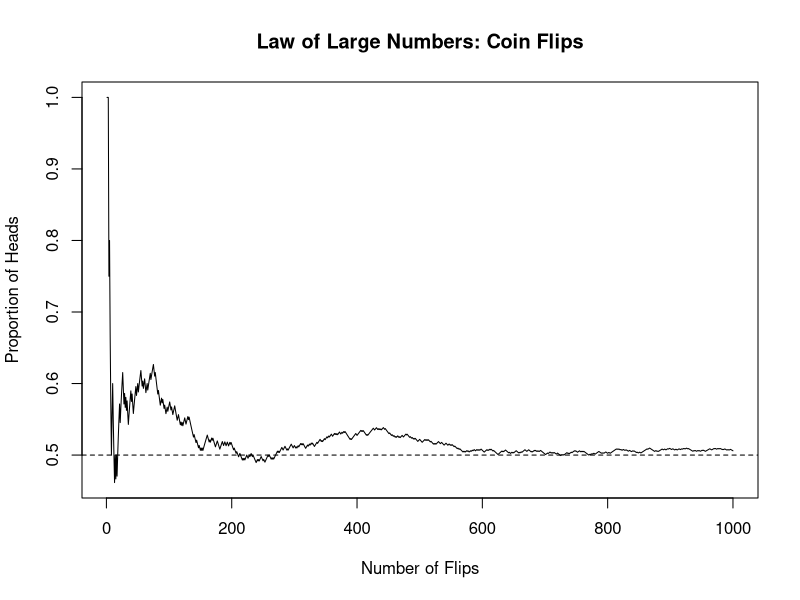

The R source for this figure:
## ---- chunk 1
# Simulasi lempar koin untuk menunjukkan pola jangka panjang
set.seed(123)
n_flips <- 1000
flips <- sample(c("Head", "Tail"), n_flips, replace = TRUE)

# Proporsi Head secara kumulatif
cumulative_heads <- cumsum(flips == "Head")
cumulative_prop <- cumulative_heads / (1:n_flips)

# Plot konvergensi ke 0.5
plot(1:n_flips, cumulative_prop, type = "l",
     xlab = "Number of Flips", 
     ylab = "Proportion of Heads",
     main = "Law of Large Numbers: Coin Flips")
abline(h = 0.5, lty = 2)
## ---- chunk 2
# Ruang sampel berdasarkan jumlah Head
S1 <- c("0 Head", "1 Head", "2 Head")
print(S1)
## ---- chunk 3
# Ruang sampel berdasarkan urutan
S2 <- c("HH", "HT", "TH", "TT")
print(S2)
## ---- chunk 4
# Contoh: Password 3 digit (0-9) dan 2 huruf (A-Z)
digit_choices <- 10
letter_choices <- 26
total_passwords <- digit_choices^3 * letter_choices^2
print(paste("Total passwords:", format(total_passwords, scientific = FALSE)))
## ---- chunk 5
# Fungsi helper
permutation <- function(n, k) factorial(n) / factorial(n - k)
combination <- function(n, k) factorial(n) / (factorial(k) * factorial(n - k))

# Contoh: Memilih 3 mahasiswa dari 10 untuk menjadi ketua, wakil, sekretaris
print(paste("Permutasi (urutan penting):", permutation(10, 3)))
print(paste("Kombinasi (urutan tidak penting):", combination(10, 3)))
## ---- chunk 6
# Visualisasi dengan R (sederhana)
# Koin 1: A atau G
# Koin 2: A atau G
hasil_2_koin <- expand.grid(Koin1 = c("A", "G"), 
                            Koin2 = c("A", "G"))
print(hasil_2_koin)
## ---- chunk 7
# Simulasi data diagnosis
S <- expand.grid(Test = c("Positive", "Negative"), 
                 COVID = c("Has", "NoHas"))
print("Sample Space for COVID Test:")
print(S)

# Define events
A <- S[S$Test == "Positive", ]
B <- S[S$COVID == "Has", ]
print("Event A (Test Positive):")
print(A)
## ---- chunk 8
# Simulasi data IPK
set.seed(456)
ipk <- rnorm(100, mean = 3.0, sd = 0.5)
ipk <- pmax(0, pmin(4, ipk))  # Batasi antara 0-4

# Buat partisi
partition <- cut(ipk, breaks = c(0, 2.5, 3.0, 3.5, 4.0),
                labels = c("Tidak Lulus", "Memuaskan", "Sangat Memuaskan", "Pujian"),
                include.lowest = TRUE)

# Tampilkan distribusi
table(partition)
## ---- chunk 9
# Verifikasi De Morgan's Law dengan contoh
S <- 1:10
A <- c(2, 4, 6, 8, 10)  # Bilangan genap
B <- c(1, 3, 5, 7, 9)   # Bilangan ganjil

# Law 1: (A ∪ B)' = A' ∩ B'
union_AB <- union(A, B)
complement_union <- setdiff(S, union_AB)

complement_A <- setdiff(S, A)
complement_B <- setdiff(S, B)
intersection_complements <- intersect(complement_A, complement_B)

print("Verifikasi De Morgan Law 1:")
print(paste("(A ∪ B)':", paste(complement_union, collapse = ", ")))
print(paste("A' ∩ B':", paste(intersection_complements, collapse = ", ")))
print(paste("Equal?", identical(complement_union, intersection_complements)))
## ---- chunk 10
# Eksperimen: Melempar 2 dadu
dadu1 <- 1:6
dadu2 <- 1:6
ruang_sampel <- expand.grid(Dadu1 = dadu1, Dadu2 = dadu2)
print(ruang_sampel)
cat("Jumlah hasil elementer:", nrow(ruang_sampel))
## ---- chunk 11
# Kejadian A: Jumlah mata dadu = 7
A <- ruang_sampel[ruang_sampel$Dadu1 + ruang_sampel$Dadu2 == 7, ]
print("Kejadian A (jumlah = 7):")
print(A)

# Kejadian B: Kedua dadu menunjukkan angka sama
B <- ruang_sampel[ruang_sampel$Dadu1 == ruang_sampel$Dadu2, ]
print("Kejadian B (angka sama):")
print(B)
## ---- chunk 12
# Gabungan kejadian A dan B
A_index <- which(ruang_sampel$Dadu1 + ruang_sampel$Dadu2 == 7)
B_index <- which(ruang_sampel$Dadu1 == ruang_sampel$Dadu2)

# Union
AB_union_index <- union(A_index, B_index)
AB_union <- ruang_sampel[AB_union_index, ]
print("A ∪ B:")
print(AB_union)

# Intersection
AB_intersect_index <- intersect(A_index, B_index)
AB_intersect <- ruang_sampel[AB_intersect_index, ]
print("A ∩ B:")
print(AB_intersect)
## ---- chunk 13
# Fungsi sederhana untuk menunjukkan operasi set
show_set_operation <- function(A, B, S, operation = "union") {
  cat("Sample Space S:", paste(S, collapse = ", "), "\n")
  cat("Set A:", paste(A, collapse = ", "), "\n")
  cat("Set B:", paste(B, collapse = ", "), "\n")
  
  if (operation == "union") {
    result <- union(A, B)
    cat("A ∪ B:", paste(result, collapse = ", "), "\n")
  } else if (operation == "intersection") {
    result <- intersect(A, B)
    cat("A ∩ B:", paste(result, collapse = ", "), "\n")
  } else if (operation == "difference") {
    result <- setdiff(A, B)
    cat("A - B:", paste(result, collapse = ", "), "\n")
  }
}

# Contoh penggunaan
S <- 1:12
A <- c(2, 4, 6, 8, 10, 12)  # Genap
B <- c(3, 6, 9, 12)         # Kelipatan 3

show_set_operation(A, B, S, "union")
show_set_operation(A, B, S, "intersection")
show_set_operation(A, B, S, "difference")
## ---- chunk 14
# Misalkan total 10 produk, 5 diambil
set.seed(789)
produk <- sample(c("Baik", "Cacat"), 10, replace = TRUE)
ruang_sampel_produksi <- combn(1:10, 5, simplify = FALSE)

# Definisi kejadian
A_produksi <- Filter(function(x) all(produk[x] == "Baik"), ruang_sampel_produksi)
B_produksi <- Filter(function(x) any(produk[x] == "Cacat"), ruang_sampel_produksi)

# Tampilkan contoh kejadian
print("Contoh ruang sampel untuk 10 produk, 5 diambil:")
print(head(ruang_sampel_produksi, 3))

print("Kejadian A (semua baik):")
print(A_produksi)

print("Kejadian B (minimal 1 cacat):")
print(B_produksi)
## ---- chunk 15
# Misalkan 100 pengunjung, 50% ke A, 50% ke B
set.seed(101)
pengunjung <- 1:100
assignment <- sample(c("A", "B"), 100, replace = TRUE)

# Simulasi klik (30% untuk A, 25% untuk B)
klik <- ifelse(assignment == "A", rbinom(100, 1, 0.3), rbinom(100, 1, 0.25))

data_ab <- data.frame(Pengunjung = pengunjung, Version = assignment, Click = klik)

# Definisi kejadian
A_ab <- data_ab[data_ab$Version == "A" & data_ab$Click == 1, ]
B_ab <- data_ab[data_ab$Version == "B" & data_ab$Click == 1, ]

# Tampilkan contoh data
print("Contoh data pengunjung dan klik:")
head(data_ab)

print("Kejadian A (klik pada Version A):")
print(A_ab)

print("Kejadian B (klik pada Version B setelah tidak klik pada Version A):")
print(B_ab)
## ---- chunk 16
# Implementasi dalam R
S <- c("Sangat Puas", "Puas", "Cukup", "Tidak Puas")
A <- c("Sangat Puas", "Puas")
B <- c("Sangat Puas", "Puas", "Cukup")
C <- c("Sangat Puas")

# Operasi himpunan
A_intersect_B <- intersect(A, B)
A_union_B <- union(A, B)
A_complement <- setdiff(S, A)

print(paste("A ∩ B:", paste(A_intersect_B, collapse = ", ")))
print(paste("A ∪ B:", paste(A_union_B, collapse = ", ")))
print(paste("A':", paste(A_complement, collapse = ", ")))
